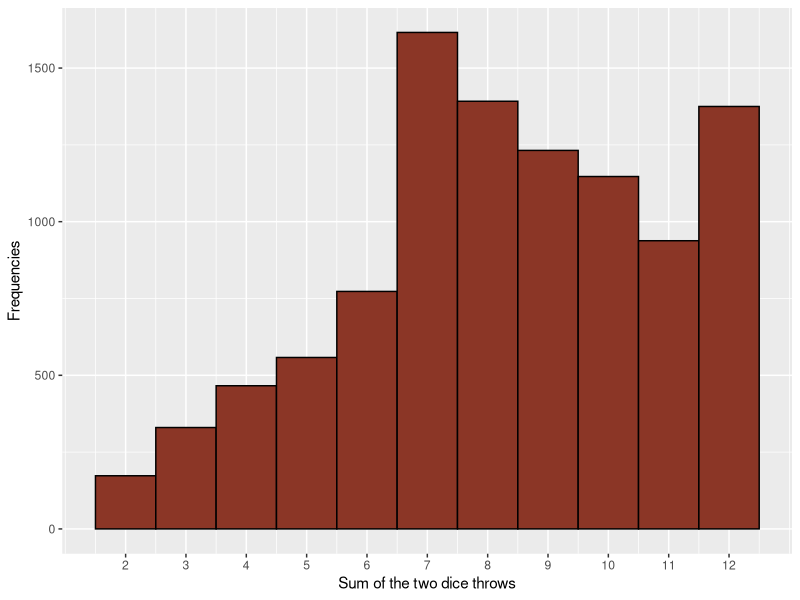

Source code (R):
## ---- chunk 1

knitr::opts_chunk$set(echo = TRUE, error = F, message = F, warning = F)

## ---- chunk 2

# package for convenience functions (e.g. ggplot2, dplyr, etc.)
library(tidyverse)

## ---- chunk 3
# your code here 
## ---- chunk 4
this_vector <- c(seq(from = 101, to = 103, by = 1), 
                 rep(c(56, 75, 34), 2),
                 seq(from = 1000, to = 1200, by = 100))
this_vector
## ---- chunk 5
# your code here 
## ---- chunk 6
hand1 <- c("ace", "king", "queen", "jack", "ten", "spades", "spades",
      "spades", "spades", "spades")

matrix(hand1, ncol = 2)

## ---- chunk 7
# your code here 
## ---- chunk 8

film_data <- tibble(
    title = c("Metamorphosis of Birds", "Holy Motors", "Kajillionaire","Crimes of the future", "Jeanne Dielman", "Italian Studies"),
    director = c("Catarina Vasconcelos", "Leos Carax", "Miranda July","David Lynch", "Chantal Akerman", "Adam Leon"),
    year = c(2020, 2012, 2020, 2022, 1975, 2021),
    runtime = c(101, 116, 106, 107, 201, 81),
    berlinale  = c(TRUE, FALSE, FALSE, FALSE, FALSE, FALSE)
  )
film_data
## ---- chunk 9
# your code here 
## ---- chunk 10
#film_data[4,2] <- "David Cronenberg"
film_data$director[4] <- "David Cronenberg"
film_data
## ---- chunk 11
# your code here
## ---- chunk 12
film_data$year |> 
  unique()
## ---- chunk 13
roll <- function() {
  die <- ...
  dice <- sample(die, size = ..., replace = ..., ...)
  sum(dice)
}
## ---- chunk 14
roll <- function() {
  die <- 1:6
  dice <- sample(die, size = 2, replace = TRUE,
  prob = c(1/8, 1/8, 1/8, 1/8, 1/8, 3/8))
  sum(dice)
}

## ---- chunk 15
# To visualize the long-term behavior of your dice
# You just need to run the code chunk, nothing to add :) 
rolls <- replicate(10000, roll())
qplot(rolls, 
      binwidth = 1,
      xlab = "Sum of the two dice throws", 
      ylab = "Frequencies", 
      fill = I("tomato4"),
      col = I("black")) +
  scale_x_continuous(breaks = 2:12)

## ---- chunk 16
weird_RTs <- c("RT = 323", "ReactTime = 345", "howfast? -> 23 (wow!)", "speed = 421", "RT:50")
## ---- chunk 17
# your code here
## ---- chunk 18
weird_RTs |> 
  str_extract("(\\d)+")  |>  
  as.numeric() |> 
  (function(x) {x[x>100]})() |> 
  mean()

# Another way to only extract numbers from string vector (not part of solution)
gsub("[^0-9]", "", weird_RTs) |> 
  as.numeric()

## ---- chunk 19
norse_myth <- "Baldr %% Odin&Frigg->Loki _io of Hel* Fenrir* and Jörmungandr."

## ---- chunk 20
# your code here
## ---- chunk 21
norse_myth  |> 
  str_replace_all(pattern = "->", replacement = ".\n") |> 
  str_replace(pattern = "%%", replacement = "is the child of") |> 
  str_replace_all(pattern = "\\*", replacement = ",")  |> 
  str_replace(pattern = "_io", replacement = "is the father")  |> 
  tolower() |> 
  cat()
